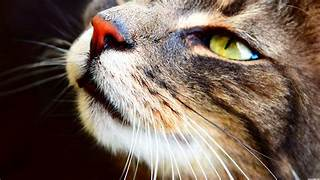
#> input picture Image Compressor/cat1.png, 320 x 180 px; its folder holds 2 pictures in this run
$ python main1.py
#> lines starting #> are read from the running program, lines starting #| are printed output that depends on the picture
import os
from PIL import Image

def get_size_format(b, factor=1024, suffix="B"):
    """
    Scale bytes to its proper byte format
    e.g:
        1253656 => '1.20MB'
        1253656678 => '1.17GB'
    """
    for unit in ["", "K", "M", "G", "T", "P", "E", "Z"]:
        if b < factor:
            return f"{b:.2f}{unit}{suffix}"
        b /= factor
    return f"{b:.2f}Y{suffix}"

def compress_img(image_name,new_size_ratio=0.9,quality=90, width=None, height=None, to_jpg=True):
#> called with image_name = './cat1.png', new_size_ratio = 0.9, quality = 90, to_jpg = True
    img=Image.open(image_name)
#> img is the input picture: PIL image 320x180 RGB; mean R, G, B 115.5, 97.9, 86.7
    print("[*] Image Shape : ",img.size)
#| [*] Image Shape :  (320, 180)
    image_size=os.path.getsize(image_name)
    print("[*] Size before compression : ",get_size_format(image_size))

    if new_size_ratio<1.0:
        # if resizing ratio is below 1.0, then multiply width & height with this ratio to reduce image size
        img = img.resize((int(img.size[0] * new_size_ratio), int(img.size[1] * new_size_ratio)), Image.LANCZOS)
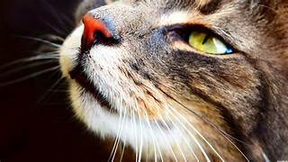
#> img: PIL image 288x162 RGB; mean R, G, B 115.4, 97.9, 86.8
        print("[+] New Image Shape : ",img.size)
#| [+] New Image Shape :  (288, 162)
    elif width and height:
        # if width and height are set, resize with them instead
        img = img.resize((width, height), Image.LANCZOS)
        # print new image shape
        print("[+] New Image shape:", img.size)
    # split the filename and extension
    filename, ext = os.path.splitext(image_name)
    # make new filename appending _compressed to the original file name
    if to_jpg:
        # change the extension to JPEG
        new_filename = f"{filename}_compressed.jpg"
    else:
        # retain the same extension of the original image
        new_filename = f"{filename}_compressed{ext}"
    try:
        # save the image with the corresponding quality and optimize set to True
        img.save(new_filename, quality=quality, optimize=True)
    except OSError:
        # convert the image to RGB mode first
        img = img.convert("RGB")
        # save the image with the corresponding quality and optimize set to True
        img.save(new_filename, quality=quality, optimize=True)
    print("[+] New file saved:", new_filename)
    # get the new image size in bytes
    new_image_size = os.path.getsize(new_filename)
    # print the new size in a good format
    print("[+] Size after compression:", get_size_format(new_image_size))
    # calculate the saving bytes
    saving_diff = new_image_size - image_size
    # print the saving percentage
    print(f"[+] Image size change: {saving_diff/image_size*100:.2f}% of the original image size.")

compress_img("./cat1.png")
